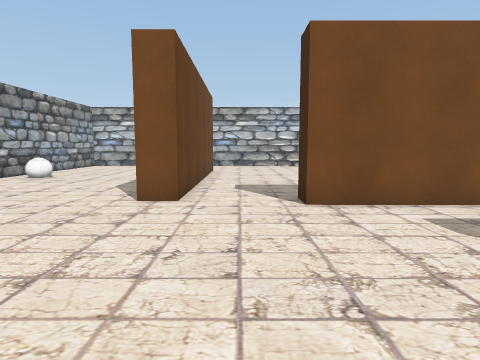
View 1 (above)

23 first-person views from a walk through a 3-D level made in the Unity game engine. The camera is 1.3 m above the floor, tilts 6° down and sees 75° across. The floor is counted in squares, 1 m on a side. Each view is taken from the middle of a square. On the plan, view 1 faces up. The plan holds only what a view shows up to about 14 squares ahead; the rest is blank. The player character is not drawn. Some surface patterns are stand-ins.

View 2
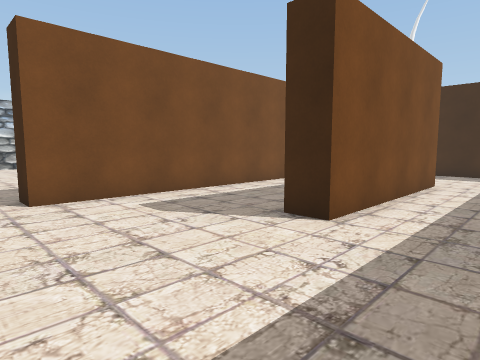

View 3
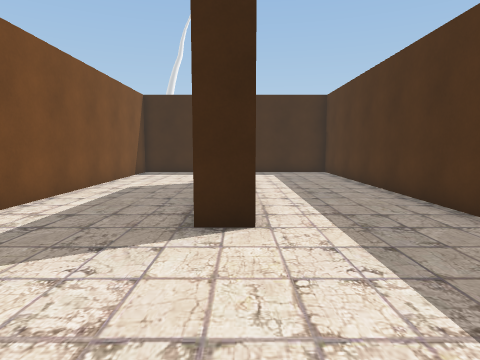

View 4
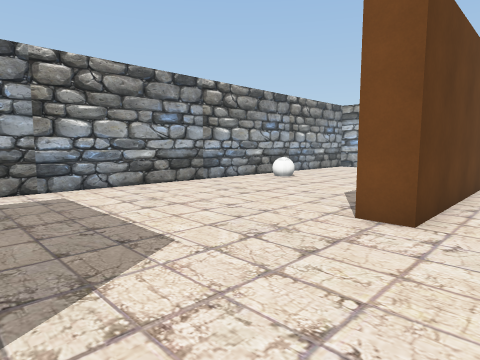

View 5
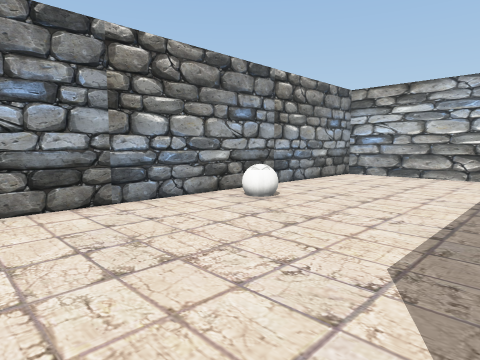

View 6
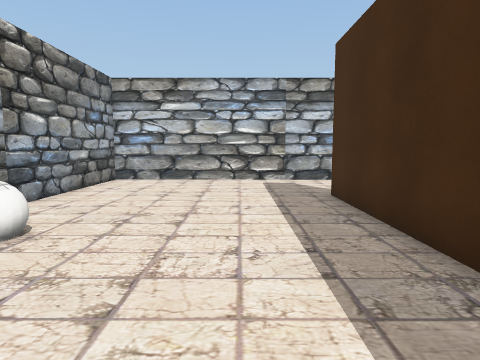

View 7
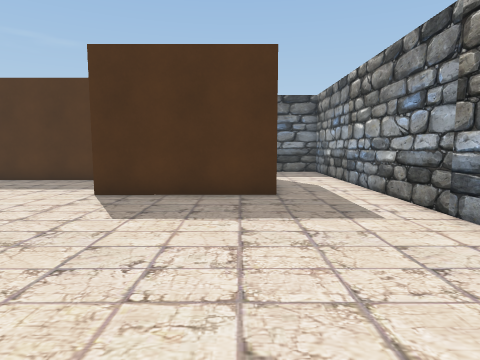

View 8
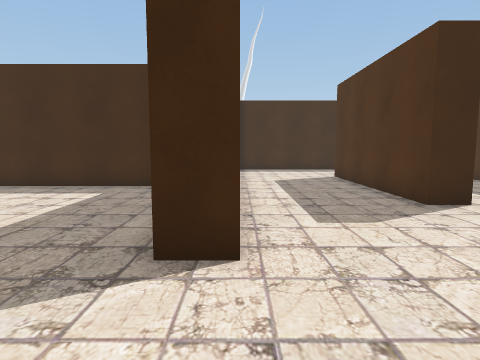

View 9
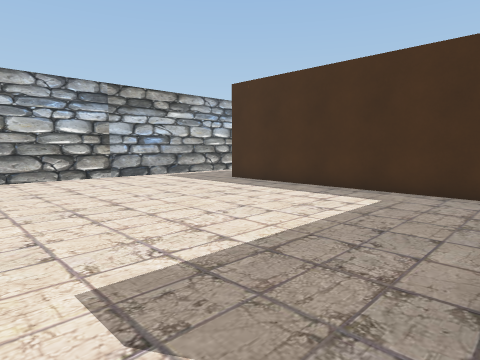

View 10
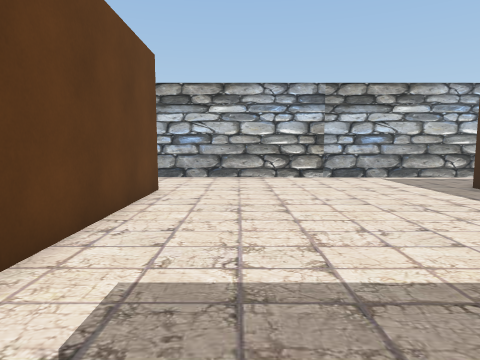

View 11
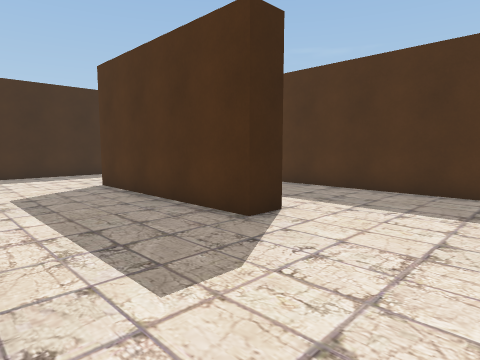

View 12
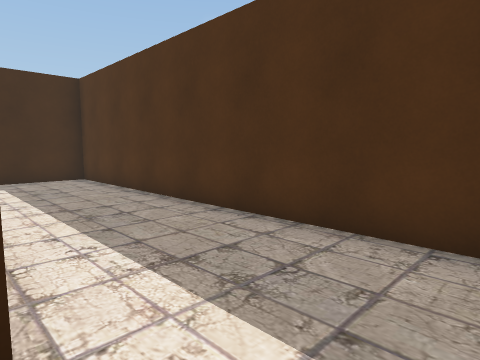

View 13
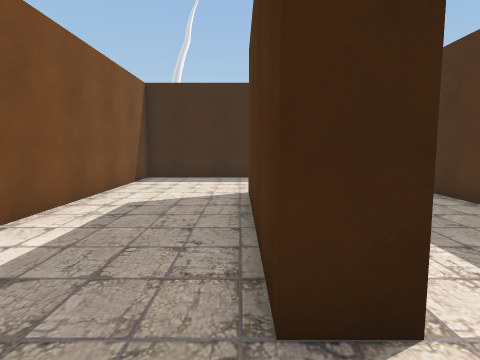

View 14
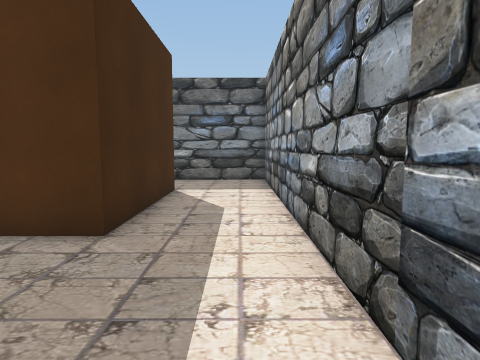

View 15
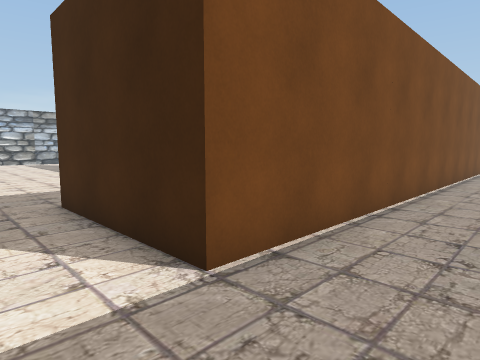

View 16
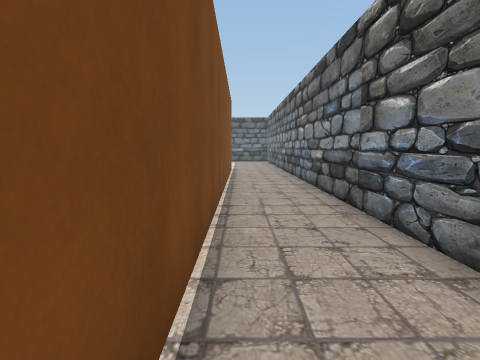

View 17
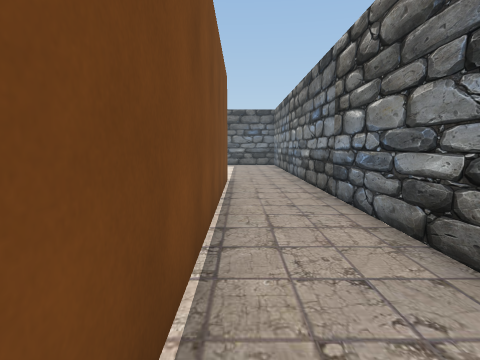

View 18
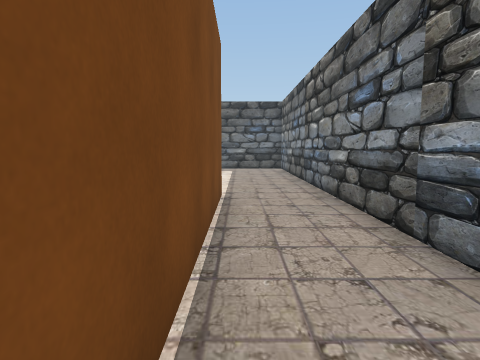

View 19
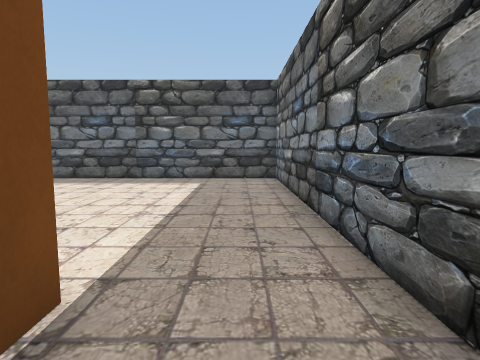

View 20
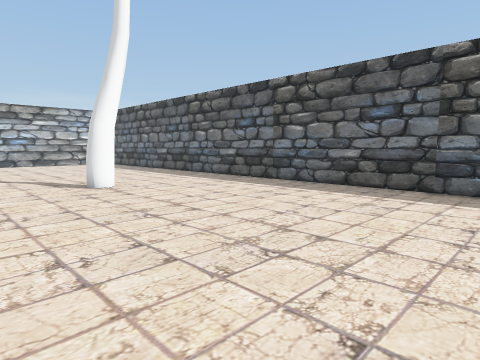

View 21
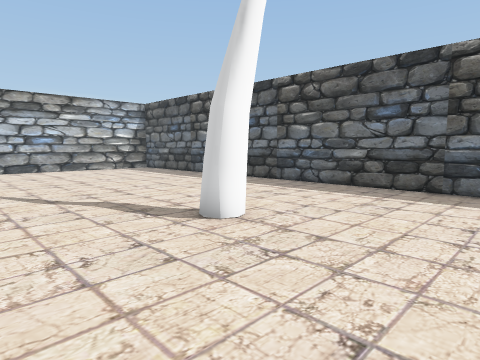

View 22
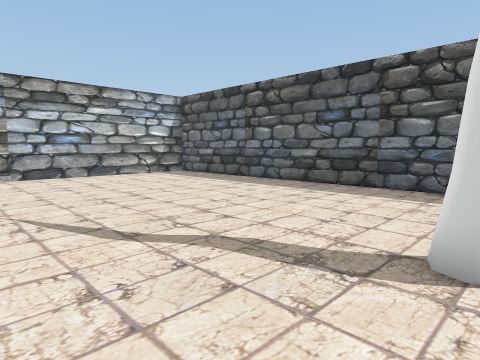

View 23
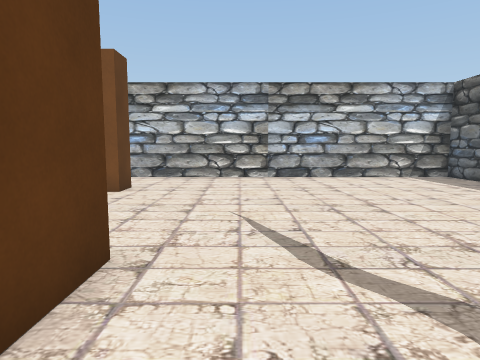

### Floor plan
Points are (right, up) in squares from view 1. A wall is a line through its corners. A room is listed if a view was taken in it or the views show most of it. See-through windows are left out.
Room 1 (views 1, 2, 3, 4, 5, 6, 7, 8, 9, 10, 11, 12, 13, 14)
walls: (-2.5, 12.1) (-2.5, 17.5); (8.5, 9.1) (8.5, 18); (-1.5, 17.5) (-1.5, 7.5) (-2.5, 7.5); (-0.2, -2.5) (16.5, -2.5) (16.5, 7) (1.5, 7) (1.5, 8); (12.1, 1.7) (5, 1.7) (5, 2.7) (12, 2.7); (11.2, 21.5) (-10, 21.5) (-10, -4.5); (-7, -3.5) (-7, 1.5) (-2, 1.5); (16.4, 21.5) (14.2, 21.5)
ways out: opening at (-8.5, -3.5) to room 2; opening at (15.7, 20) to room 2
objects: ball (-9, 13) to (-8, 14)
Room 2 (views 15, 16, 17, 18, 19, 20, 21, 22, 23)
walls: (17.5, 11.5) (17.5, 9.9); (17.5, -3.5) (-7, -3.5); (15.5, 18) (15.5, 17) (15.1, 17); (28, 19.6) (28, 21.5) (16.4, 21.5); (2.1, -6.5) (28, -6.5) (28, 17); (-10, -4.5) (-10, -6.5) (-6.4, -6.5)
ways out: opening at (-8.5, -3.5) to room 1; opening at (15.7, 20) to room 1
objects: other object (22, 7) to (22, 8)

Where each view was taken, in squares from view 1:
view 1: 0 up, 0 right, facing up
view 2: 1 down, 0 right, facing up-right
view 3: 2 up, 0 right, facing right
view 4: 2 up, 0 right, facing up-left
view 5: 7 up, 3 left, facing up-left
view 6: 9 up, 5 left, facing up
view 7: 10 up, 6 left, facing down
view 8: 7 up, 2 left, facing right
view 9: 8 up, 1 left, facing up-right
view 10: 8 up, 1 right, facing up
view 11: 7 up, 1 right, facing down-right
view 12: 2 up, 3 right, facing down-right
view 13: 3 up, 3 right, facing right
view 14: 6 up, 9 left, facing down
view 15: 6 down, 9 left, facing up-right
view 16: 4 down, 1 left, facing right
view 17: 4 down, 5 right, facing right
view 18: 4 down, 9 right, facing right
view 19: 5 down, 15 right, facing right
view 20: 3 down, 18 right, facing up-right
view 21: 3 up, 18 right, facing up-right
view 22: 7 up, 18 right, facing up-right
view 23: 8 up, 19 right, facing up
